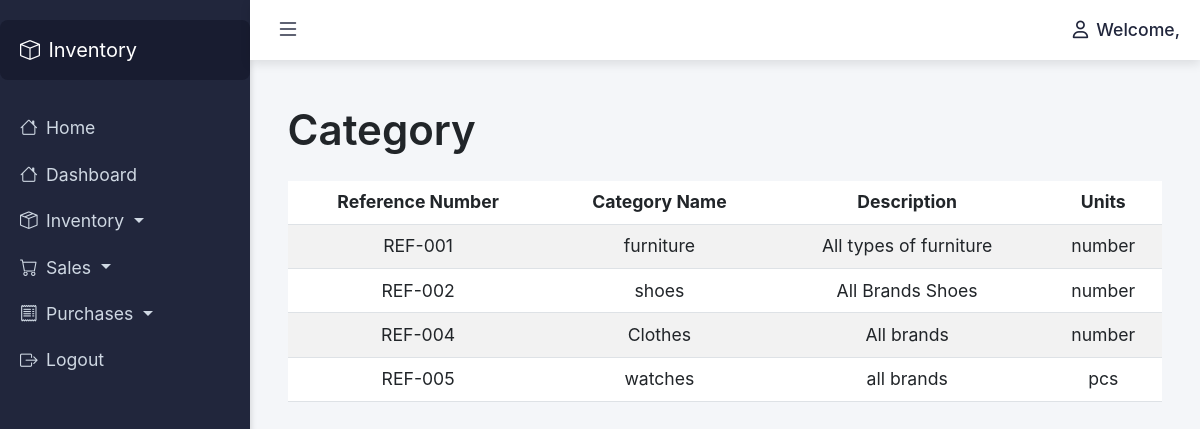
Page /group-items/ on the committed database.
### dashboard/models.py (models this page shows, shortened)
class ItemCategory(models.Model):
    category_name = models.CharField(max_length=100)
    category_remarks = models.TextField(blank=True)
    unit = models.CharField(max_length=50)
    reference_number = models.CharField(max_length=50, unique=True, blank=True)

### dashboard/views.py (the view)
# urls.py: path('group-items/', group_items, name='group_items'),
def group_items(request):
    user_role = getattr(request.user, 'role', None)
    categories = ItemCategory.objects.all()  # Fetch all categories
    return render(request, 'groups_item.html', {'group_items': categories  ,  'user_role': user_role})  # Pass categories to the template

### dashboard/templates/groups_item.html (shortened to what this page needs)
{% extends 'base.html' %}
{% block content %}
<h1 class="my-4">Category</h1>
<table class="table table-striped table-hover">
    <thead>
        <tr>
            <th>Reference Number</th>
            <th>Category Name</th>
            <th>Description</th>
            <th>Units</th>
        </tr>
    </thead>
    <tbody>
        {% for category in group_items %}
            <tr>
                <td>{{ category.reference_number }}</td>
                <td>{{ category.category_name }}</td>
                <td>{{ category.category_remarks }}</td>
                <td>{{ category.unit }}</td>
            </tr>
        {% empty %}
            <tr>
                <td colspan="6" class="text-center">No categories available.</td>
            </tr>
        {% endfor %}
    </tbody>
</table>
{% endblock %}

### dashboard/templates/base.html (style rules this page uses)
body, html { height: 100%; margin: 0; font-family: Arial, sans-serif; background-color: #f4f6f9; font-size: 1.05rem; }
body { font-family: 'Inter', sans-serif; }
h1, h2, h3, h4, h5, h6 { font-weight: 600; }
.table th, .table td { text-align: center; vertical-align: middle; }
.table thead { background-color: #f8f9fa; }
:root { --bs-primary: #1a2b6d; }
:root { --bs-primary: #1a2b6d; --bs-accent: #4e73df; --bs-light: #f8f9fc; --bs-dark: #343a40; }
body { font-family: 'Inter', sans-serif; background-color: #f0f2f5; }

### rows in the picture
ItemCategory: reference_number "REF-001", category_name "furniture", category_remarks "All types of furniture", unit "number"
ItemCategory: reference_number "REF-002", category_name "shoes", category_remarks "All Brands Shoes", unit "number"
ItemCategory: reference_number "REF-004", category_name "Clothes", category_remarks "All brands", unit "number"
ItemCategory: reference_number "REF-005", category_name "watches", category_remarks "all brands", unit "pcs"
